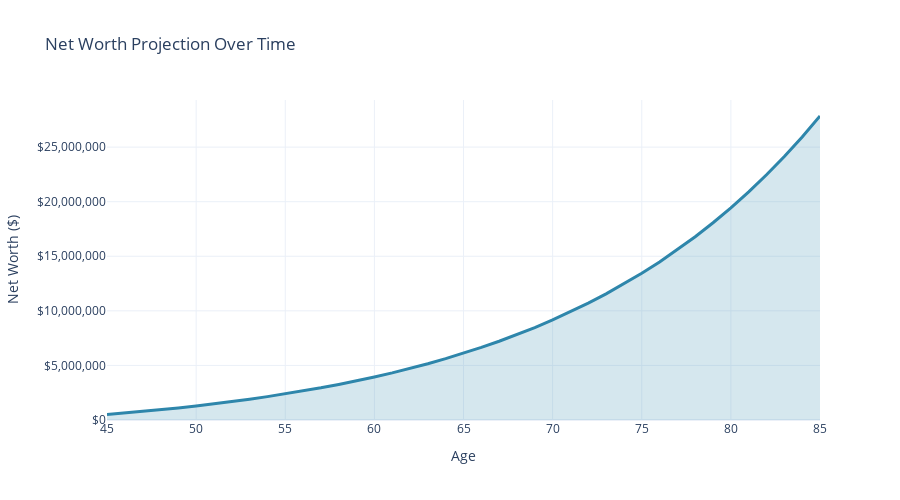
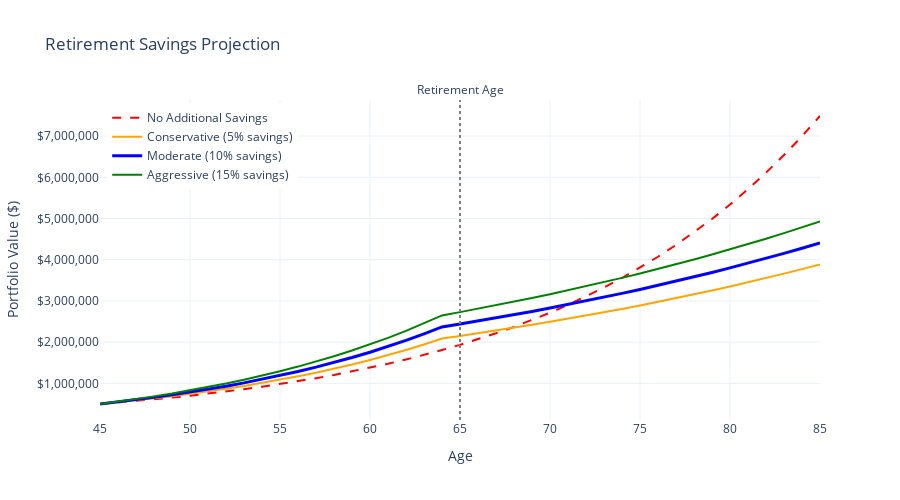
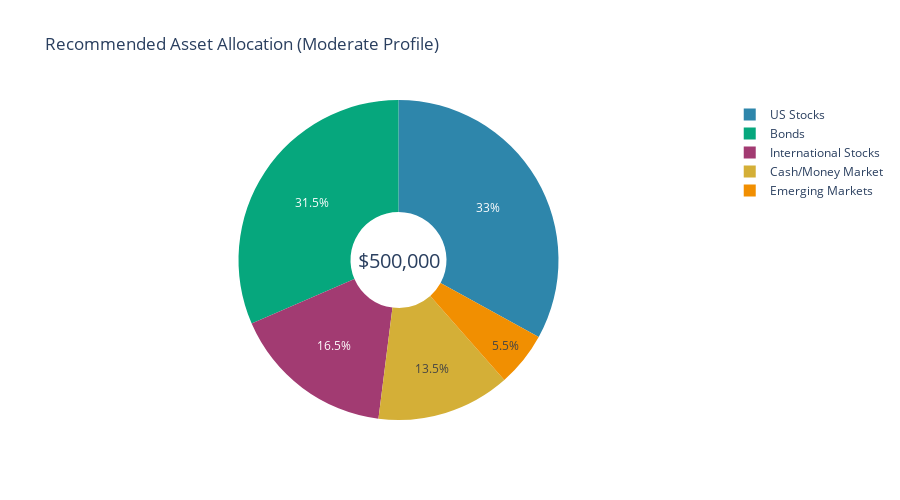
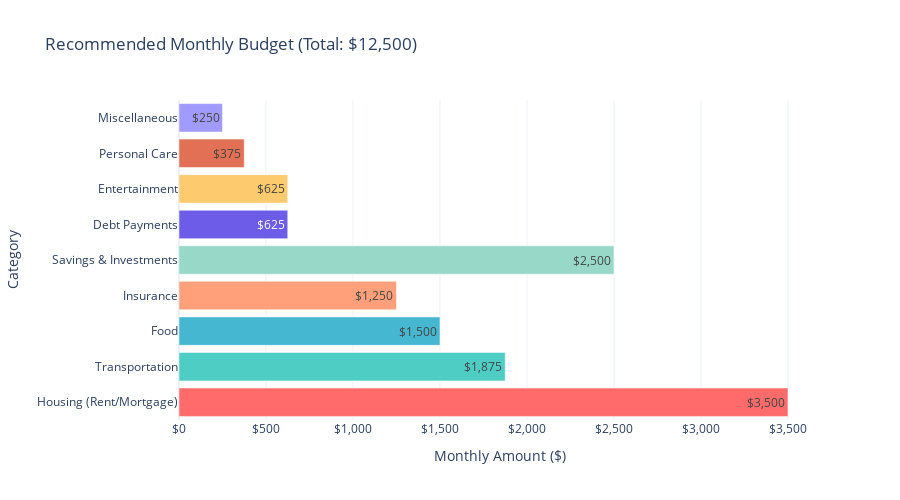

The code cell stored with these charts, in order, in its notebook:
### Markdown cell above
## Generate and display all visualizations

### Code cell
display_all_visualizations(planning_result)

### Figure 1 — Plotly figure (JSON) as saved in the notebook; plotly's stock layout.template omitted (floating-point values rounded to 4 significant figures)
{"data": [{"fill": "tozeroy", "fillcolor": "rgba(46, 134, 171, 0.2)", "line": {"color": "#2E86AB", "width": 3}, "mode": "lines", "name": "Projected Net Worth", "type": "scatter", "x": [45, 46, 47, 48, 49, 50, 51, 52, 53, 54, 55, 56, 57, 58, 59, 60, 61, 62, 63, 64, 65, 66, 67, 68, 69, 70, 71, 72, 73, 74, 75, 76, 77, 78, 79, 80, 81, 82, 83, 84, 85], "y": [500000, 637000, 783590, 940400.0, 1108000.0, 1288000.0, 1480000.0, 1686000.0, 1906000.0, 2141000.0, 2393000.0, 2662000.0, 2951000.0, 3259000.0, 3589000.0, 3943000.0, 4321000.0, 4725000.0, 5158000.0, 5621000.0, 6116000.0, 6647000.0, 7214000.0, 7821000.0, 8470000.0, 9165000.0, 9909000.0, 10700000.0, 11560000.0, 12470000.0, 13440000.0, 14480000.0, 15600000.0, 16790000.0, 18070000.0, 19440000.0, 20900000.0, 22470000.0, 24140000.0, 25930000.0, 27850000.0]}], "layout": {"height": 500, "hovermode": "x unified", "title": {"text": "Net Worth Projection Over Time"}, "xaxis": {"title": {"text": "Age"}}, "yaxis": {"tickformat": "$,.0f", "title": {"text": "Net Worth ($)"}}}}

### Figure 2 — Plotly figure (JSON) as saved in the notebook; plotly's stock layout.template omitted (floating-point values rounded to 4 significant figures)
{"data": [{"line": {"color": "red", "dash": "dash", "width": 2}, "name": "No Additional Savings", "type": "scatter", "x": [45, 46, 47, 48, 49, 50, 51, 52, 53, 54, 55, 56, 57, 58, 59, 60, 61, 62, 63, 64, 65, 66, 67, 68, 69, 70, 71, 72, 73, 74, 75, 76, 77, 78, 79, 80, 81, 82, 83, 84, 85], "y": [500000, 535000, 572450, 612500.0, 655400.0, 701300.0, 750400.0, 802900.0, 859100.0, 919200.0, 983600.0, 1052000.0, 1126000.0, 1205000.0, 1289000.0, 1380000.0, 1476000.0, 1579000.0, 1690000.0, 1808000.0, 1935000.0, 2070000.0, 2215000.0, 2370000.0, 2536000.0, 2714000.0, 2904000.0, 3107000.0, 3324000.0, 3557000.0, 3806000.0, 4073000.0, 4358000.0, 4663000.0, 4989000.0, 5338000.0, 5712000.0, 6112000.0, 6540000.0, 6997000.0, 7487000.0]}, {"line": {"color": "orange", "width": 2}, "name": "Conservative (5% savings)", "type": "scatter", "x": [45, 46, 47, 48, 49, 50, 51, 52, 53, 54, 55, 56, 57, 58, 59, 60, 61, 62, 63, 64, 65, 66, 67, 68, 69, 70, 71, 72, 73, 74, 75, 76, 77, 78, 79, 80, 81, 82, 83, 84, 85], "y": [500000, 542500, 587975, 636600.0, 688700.0, 744400.0, 804000.0, 867800.0, 936000.0, 1009000.0, 1087000.0, 1171000.0, 1260000.0, 1356000.0, 1458000.0, 1568000.0, 1685000.0, 1811000.0, 1945000.0, 2089000.0, 2151000.0, 2216000.0, 2282000.0, 2351000.0, 2421000.0, 2494000.0, 2569000.0, 2646000.0, 2725000.0, 2807000.0, 2891000.0, 2978000.0, 3067000.0, 3159000.0, 3254000.0, 3352000.0, 3452000.0, 3556000.0, 3662000.0, 3772000.0, 3885000.0]}, {"line": {"color": "blue", "width": 3}, "name": "Moderate (10% savings)", "type": "scatter", "x": [45, 46, 47, 48, 49, 50, 51, 52, 53, 54, 55, 56, 57, 58, 59, 60, 61, 62, 63, 64, 65, 66, 67, 68, 69, 70, 71, 72, 73, 74, 75, 76, 77, 78, 79, 80, 81, 82, 83, 84, 85], "y": [500000, 550000, 603500, 660745, 722000.0, 787500.0, 857700.0, 932700.0, 1013000.0, 1099000.0, 1191000.0, 1289000.0, 1394000.0, 1507000.0, 1628000.0, 1756000.0, 1894000.0, 2042000.0, 2200000.0, 2369000.0, 2440000.0, 2513000.0, 2589000.0, 2666000.0, 2746000.0, 2829000.0, 2914000.0, 3001000.0, 3091000.0, 3184000.0, 3279000.0, 3378000.0, 3479000.0, 3583000.0, 3691000.0, 3801000.0, 3916000.0, 4033000.0, 4154000.0, 4279000.0, 4407000.0]}, {"line": {"color": "green", "width": 2}, "name": "Aggressive (15% savings)", "type": "scatter", "x": [45, 46, 47, 48, 49, 50, 51, 52, 53, 54, 55, 56, 57, 58, 59, 60, 61, 62, 63, 64, 65, 66, 67, 68, 69, 70, 71, 72, 73, 74, 75, 76, 77, 78, 79, 80, 81, 82, 83, 84, 85], "y": [500000, 557500, 619025, 684900.0, 755300.0, 830700.0, 911300.0, 997600.0, 1090000.0, 1189000.0, 1294000.0, 1408000.0, 1529000.0, 1658000.0, 1797000.0, 1945000.0, 2104000.0, 2273000.0, 2455000.0, 2649000.0, 2729000.0, 2811000.0, 2895000.0, 2982000.0, 3071000.0, 3163000.0, 3258000.0, 3356000.0, 3457000.0, 3560000.0, 3667000.0, 3777000.0, 3891000.0, 4007000.0, 4128000.0, 4251000.0, 4379000.0, 4510000.0, 4646000.0, 4785000.0, 4928000.0]}], "layout": {"annotations": [{"showarrow": false, "text": "Retirement Age", "x": 65, "xanchor": "center", "xref": "x", "y": 1, "yanchor": "bottom", "yref": "y domain"}], "height": 500, "hovermode": "x unified", "legend": {"x": 0.01, "xanchor": "left", "y": 0.99, "yanchor": "top"}, "shapes": [{"line": {"color": "gray", "dash": "dot"}, "type": "line", "x0": 65, "x1": 65, "xref": "x", "y0": 0, "y1": 1, "yref": "y domain"}], "title": {"text": "Retirement Savings Projection"}, "xaxis": {"title": {"text": "Age"}}, "yaxis": {"tickformat": "$,.0f", "title": {"text": "Portfolio Value ($)"}}}}

### Figure 3 — Plotly figure (JSON) as saved in the notebook; plotly's stock layout.template omitted (floating-point values rounded to 4 significant figures)
{"data": [{"hole": 0.3, "labels": ["US Stocks", "International Stocks", "Emerging Markets", "Bonds", "Cash/Money Market"], "marker": {"colors": ["#2E86AB", "#A23B72", "#F18F01", "#06A77D", "#D4AF37"]}, "type": "pie", "values": [165000, 82500, 27500, 157500.0, 67500]}], "layout": {"annotations": [{"font": {"size": 20}, "showarrow": false, "text": "$500,000", "x": 0.5, "y": 0.5}], "height": 500, "title": {"text": "Recommended Asset Allocation (Moderate Profile)"}}}

### Figure 4 — Plotly figure (JSON) as saved in the notebook; plotly's stock layout.template omitted (floating-point values rounded to 4 significant figures)
{"data": [{"marker": {"color": ["#FF6B6B", "#4ECDC4", "#45B7D1", "#FFA07A", "#98D8C8", "#6C5CE7", "#FDCB6E", "#E17055", "#A29BFE"]}, "orientation": "h", "text": ["$3,500", "$1,875", "$1,500", "$1,250", "$2,500", "$625", "$625", "$375", "$250"], "textposition": "auto", "type": "bar", "x": [3500.0, 1875, 1500, 1250, 2500, 625, 625, 375, 250], "y": ["Housing (Rent/Mortgage)", "Transportation", "Food", "Insurance", "Savings & Investments", "Debt Payments", "Entertainment", "Personal Care", "Miscellaneous"]}], "layout": {"height": 500, "showlegend": false, "title": {"text": "Recommended Monthly Budget (Total: $12,500)"}, "xaxis": {"tickformat": "$,.0f", "title": {"text": "Monthly Amount ($)"}}, "yaxis": {"title": {"text": "Category"}}}}
